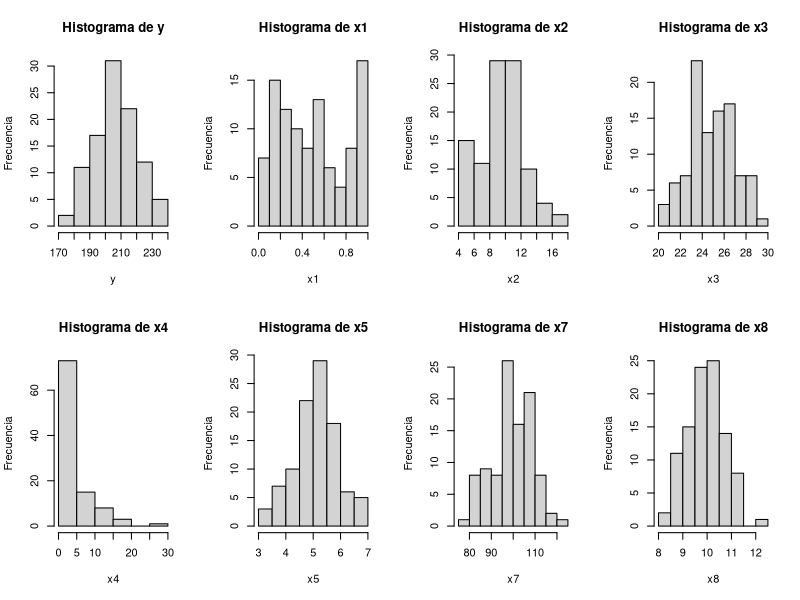
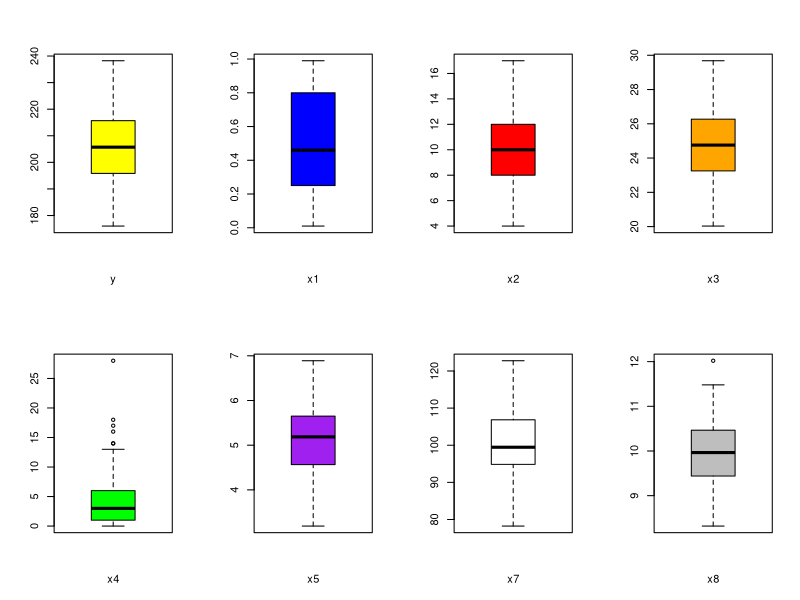

The R source for these figures, in order:
# Leer los datos (ajustando la ruta relativa)
Datos_ProyectoP7 <- read.delim("./Datos_ProyectoP7.txt", header = TRUE)  # nolint

y <- Datos_ProyectoP7$y
x1 <- Datos_ProyectoP7$x1
x2 <- Datos_ProyectoP7$x2
x3 <- Datos_ProyectoP7$x3
x4 <- Datos_ProyectoP7$x4
x5 <- Datos_ProyectoP7$x5
x6 <- Datos_ProyectoP7$x6
x7 <- Datos_ProyectoP7$x7
x8 <- Datos_ProyectoP7$x8

# Directorio para guardar gráficos: usar el directorio actual
img_dir <- "./imagenes"

# histogramas de frecuencia

png(filename = file.path(img_dir, "1_histogramas_frecuencia.png"), width = 800, height = 600)
par(mfrow = c(2, 4))
hist(y, main = "Histograma de y", ylab = "Frecuencia", xlab = "y")
hist(x1, main = "Histograma de x1", ylab = "Frecuencia", xlab = "x1")
hist(x2, main = "Histograma de x2", ylab = "Frecuencia", xlab = "x2")
hist(x3, main = "Histograma de x3", ylab = "Frecuencia", xlab = "x3")
hist(x4, main = "Histograma de x4", ylab = "Frecuencia", xlab = "x4")
hist(x5, main = "Histograma de x5", ylab = "Frecuencia", xlab = "x5")
hist(x7, main = "Histograma de x7", ylab = "Frecuencia", xlab = "x7")
hist(x8, main = "Histograma de x8", ylab = "Frecuencia", xlab = "x8")
dev.off()

# Diagramas de caja

png(filename = file.path(img_dir, "1_diagramas_caja.png"), width = 800, height = 600)
par(mfrow = c(2, 4))
boxplot(y, col = "yellow", horizontal = F, xlab = "y")
boxplot(x1, col = "blue", horizontal = F, xlab = "x1")
boxplot(x2, col = "red", horizontal = F, xlab = "x2")
boxplot(x3, col = "orange", horizontal = F, xlab = "x3")
boxplot(x4, col = "green", horizontal = F, xlab = "x4")
boxplot(x5, col = "purple", horizontal = F, xlab = "x5")
boxplot(x7, col = "white", horizontal = F, xlab = "x7")
boxplot(x8, col = "gray", horizontal = F, xlab = "x8")
dev.off()

# Analisis descriptivo

media <- c(mean(y), mean(x1), mean(x2), mean(x3), mean(x4), mean(x5), mean(x7), mean(x8))
medianas <- c(median(y), median(x1), median(x2), median(x3), median(x4), median(x5), median(x7), median(x8))
des_est <- c(sd(y), sd(x1), sd(x2), sd(x3), sd(x4), sd(x5), sd(x7), sd(x8))
minimo <- c(min(y), min(x1), min(x2), min(x3), min(x4), min(x5), min(x7), min(x8))
maximo <- c(max(y), max(x1), max(x2), max(x3), max(x4), max(x5), max(x7), max(x8))
